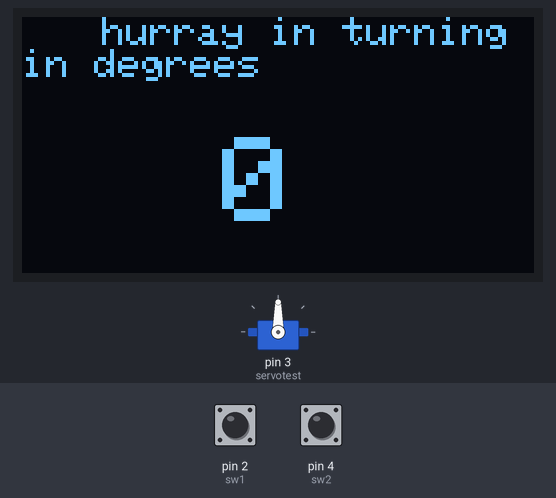
Bench run of a sketch on a simulated Arduino Uno, built with avr-gcc and run on an emulated ATmega328P. Parts: servo, 128×64 one-colour display. The inputs (shaded band) are chosen by the test bench; at power-on: pin 2 (sw1) HIGH, pin 4 (sw2) HIGH. What the sketch prints to the serial monitor is not drawn.

Above: at 2.3 s.
2.4 s: pin 2 (sw1) pulled LOW for 3.2 s
At 6.4 s:
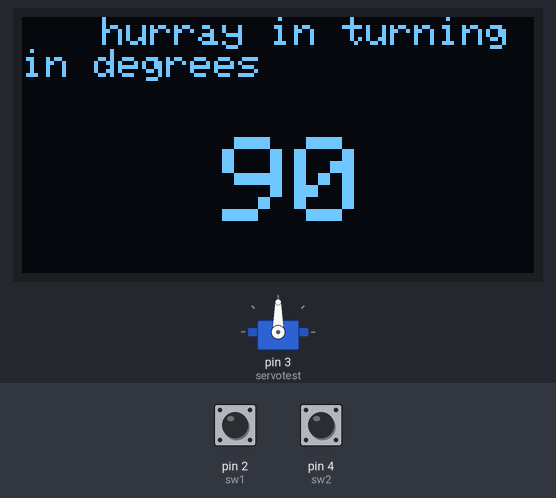
7.1 s: pin 2 (sw1) pulled LOW for 0.65 s
At 8.7 s:
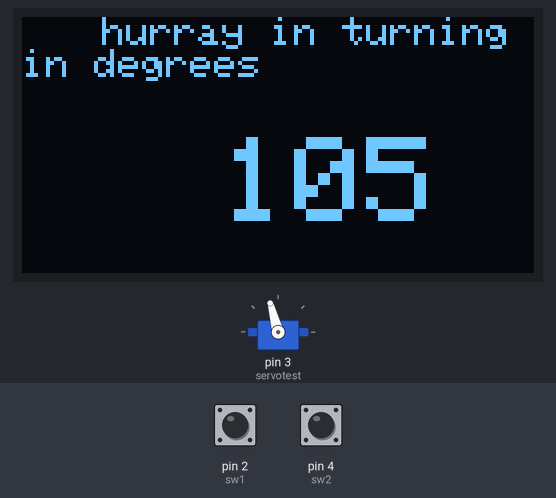
9.2 s: pin 2 (sw1) pulled LOW for 1 s
At 11.3 s:
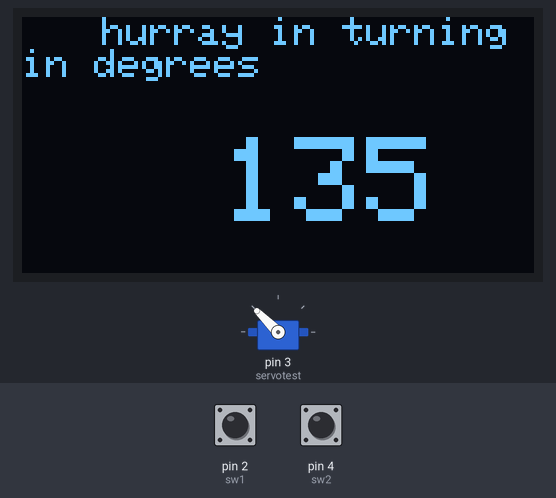
11.7 s: pin 2 (sw1) pulled LOW for 0.65 s
At 12.5 s:
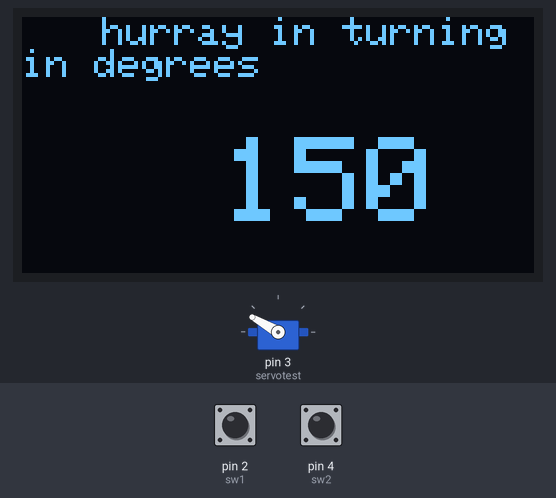
13.8 s: pin 2 (sw1) pulled LOW for 0.65 s
At 14.9 s:
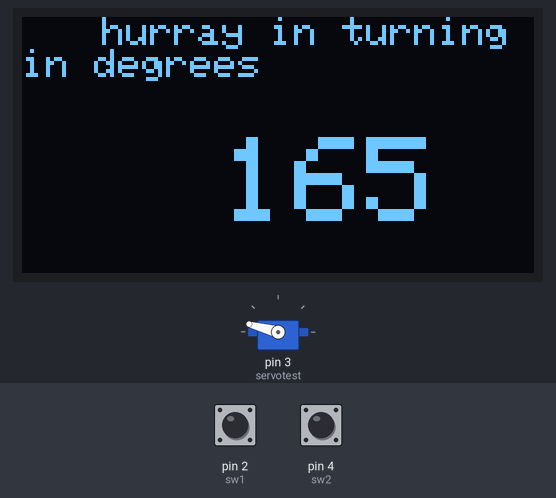
15.9 s: pin 2 (sw1) pulled LOW for 1 s
At 17.3 s:
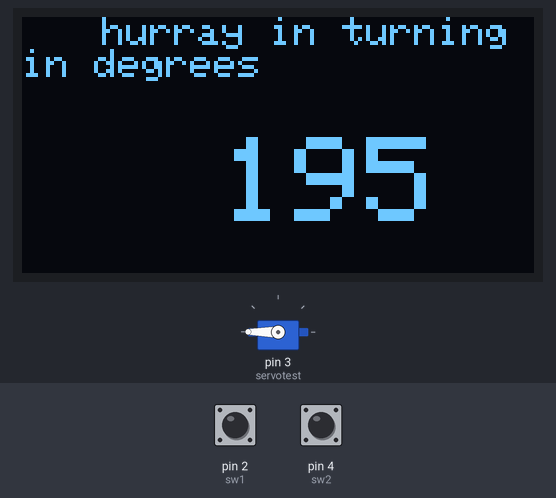
Timing chart, 0 to 18.9 s (numbered marks = the images above; inputs shaded):
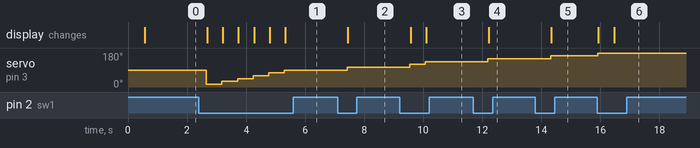

Measured:
- after the input at 2.4 s, servo on pin 3 (servotest): 90° → 15° after 0.25 s, → 30° 0.53 s later, → 45° 0.53 s later, → 60° 0.53 s later, … (6 changes in this stretch); the display: first changes after 0.28 s (image 1 shows a later state)
- after the input at 7.1 s, servo on pin 3 (servotest): 90° → 105° after 0.32 s; the display: changes after 0.35 s (image 2)
- after the input at 9.2 s, servo on pin 3 (servotest): 105° → 120° after 0.34 s, → 135° 0.53 s later; the display: first changes after 0.37 s (image 3 shows a later state)
- after the input at 11.7 s, servo on pin 3 (servotest): 135° → 150° after 0.49 s; the display: changes after 0.52 s (image 4)
- after the input at 13.8 s, servo on pin 3 (servotest): 150° → 165° after 0.51 s; the display: changes after 0.54 s (image 5)
- after the input at 15.9 s, servo on pin 3 (servotest): 165° → 180° at once; the display: first changes at once (image 6 shows a later state)

The sketch:

servo1.ino
```cpp
#include <Servo.h>

#include <Adafruit_GFX.h>
#include <Adafruit_SPITFT.h>
#include <Adafruit_SPITFT_Macros.h>
#include <gfxfont.h>

#include <Adafruit_SSD1306.h>
#include <splash.h>

#include <Wire.h>

#define DISP_D1 11
#define DISP_D0 12
#define DISP_DC 9
#define DISP_RST 10
#define DISP_CS 8

#define DISP_CLM 128
#define DISP_RW 64
int sw1=2;
int sw2=4;
  int cnt =0;
Adafruit_SSD1306 display(DISP_CLM,DISP_RW,DISP_D1, DISP_D0, DISP_DC, DISP_RST, DISP_CS);

Servo servotest;
void setup()
{
  servotest.attach(3);

 pinMode(sw1,INPUT_PULLUP);
  pinMode(sw2,INPUT_PULLUP);
  Serial.begin(9600);
  if(!display.begin(SSD1306_SWITCHCAPVCC,0x3C))
  {
    for(;;)

  delay(2500);
  }

}
void loop()
{
  delay(500);
int a=digitalRead(sw1);
int b=digitalRead(sw2);

if(a==0)
{
 cnt=cnt+15;

  servotest.write(cnt);
  Serial.print("increment");

}

 if(b==0)
{

    Serial.print("decrement");
    cnt=cnt-15;
    servotest.write(cnt);

}


  display.clearDisplay();
  display.setTextSize(1);
  display.setTextColor(WHITE);
  display.setCursor(20,0);
  display.println("hurray in turning in degrees");


    Serial.println(cnt);
      display.setTextSize(3);
    display.setCursor(50,30);
  display.println(cnt);
  display.display();

}
```
